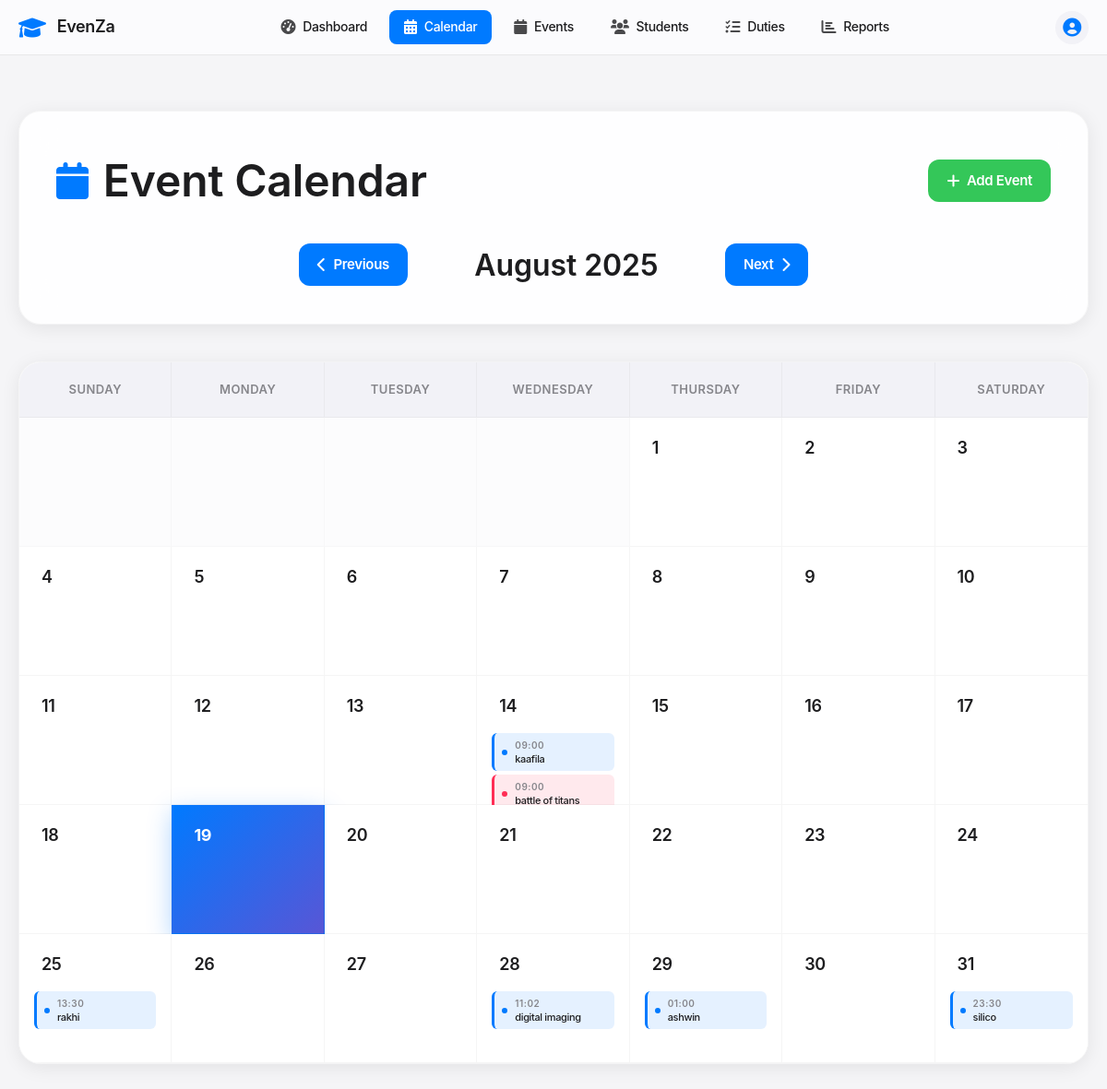
/calendar, run on an earlier commit of the app's database.
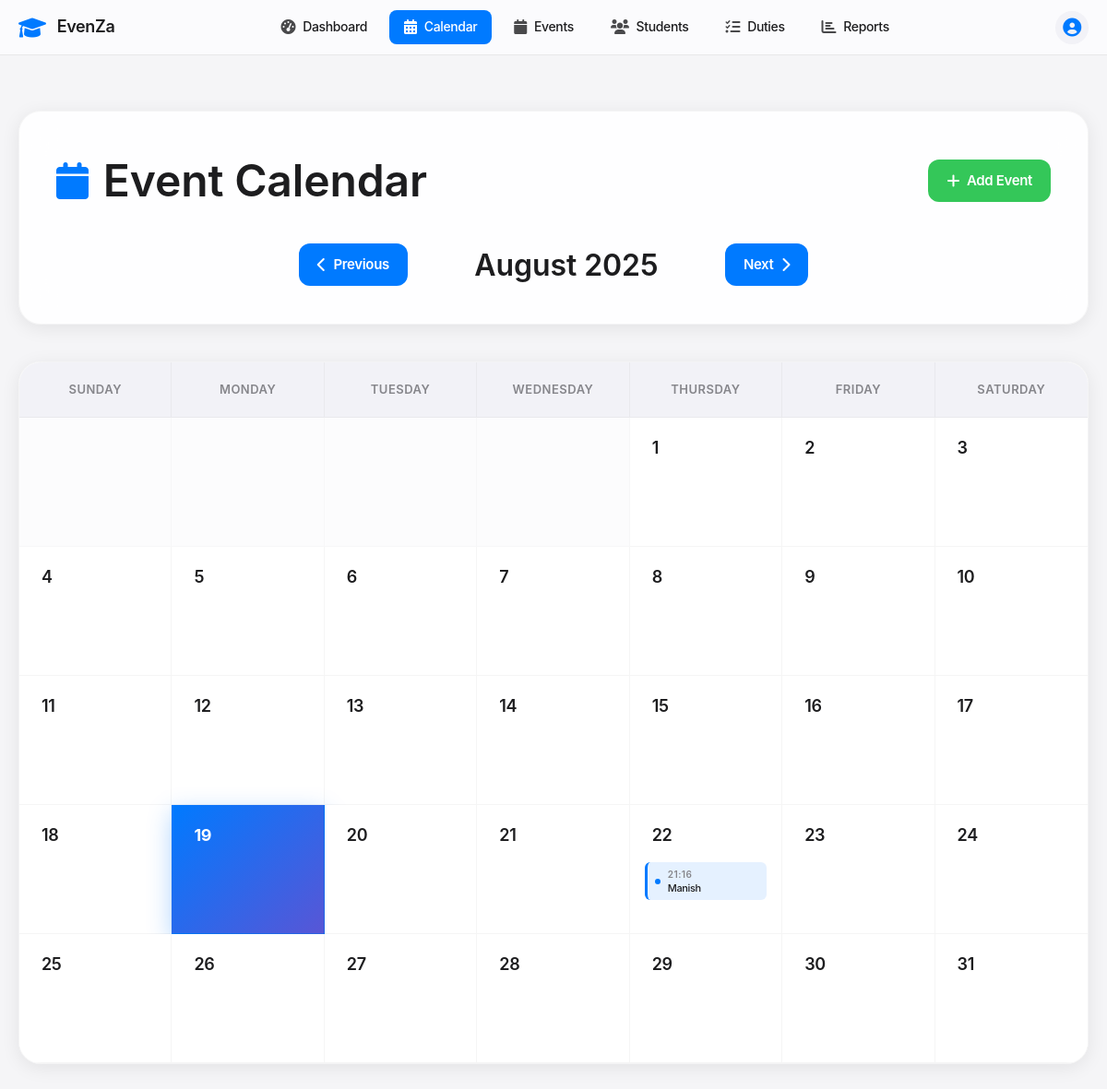
And on a later commit of the database.
### tables this page shows
CREATE TABLE events (
            id INTEGER PRIMARY KEY AUTOINCREMENT,
            name TEXT NOT NULL,
            type TEXT NOT NULL,
            event_date DATE NOT NULL,
            start_time TIME NOT NULL,
            end_time TIME NOT NULL,
            venue TEXT NOT NULL,
            description TEXT,
            host_school TEXT NOT NULL,
            participating_schools TEXT,
            status TEXT DEFAULT 'upcoming',
            created_at TIMESTAMP DEFAULT CURRENT_TIMESTAMP
        );

### app.py (the view)
@app.route('/calendar')
def calendar_view():
    year = int(request.args.get('year', datetime.now().year))
    month = int(request.args.get('month', datetime.now().month))
    calendar_data = get_calendar_data(year, month)
    return render_template('calendar.html', **calendar_data)

### app.py (called while the page is built)
def get_db_connection():
    conn = sqlite3.connect('events.db')
    conn.row_factory = sqlite3.Row
    return conn

### templates/calendar.html (shortened to what this page needs)
<!DOCTYPE html>
<html lang="en">
<head>
    <link href="https://cdnjs.cloudflare.com/ajax/libs/font-awesome/6.0.0/css/all.min.css" rel="stylesheet">
</head>
<body>
    <nav class="apple-nav">
        <div class="nav-container">
            <div class="nav-brand">
                <i class="fas fa-graduation-cap"></i>
                <span>EvenZa</span>
            </div>
            <div class="nav-menu">
                <a href="{{ url_for('dashboard') }}" class="nav-link ">
                    <i class="fas fa-tachometer-alt"></i>
                    <span>Dashboard</span>
                </a>
                <a href="{{ url_for('calendar_view') }}" class="nav-link active">
                    <i class="fas fa-calendar-alt"></i>
                    <span>Calendar</span>
                </a>
                <a href="{{ url_for('events') }}" class="nav-link">
                    <i class="fas fa-calendar"></i>
                    <span>Events</span>
                </a>
                <a href="{{ url_for('participants') }}" class="nav-link">
                    <i class="fas fa-users"></i>
                    <span>Students</span>
                </a>
                <a href="{{ url_for('duties') }}" class="nav-link">
                    <i class="fas fa-tasks"></i>
                    <span>Duties</span>
                </a>
                <a href="{{ url_for('reports') }}" class="nav-link">
                    <i class="fas fa-chart-bar"></i>
                    <span>Reports</span>
                </a>
            </div>
            <div class="nav-user">
                <div class="user-avatar">
                    <i class="fas fa-user-circle"></i>
                </div>
            </div>
        </div>
    </nav>
    <div class="calendar-container">
        <div class="container">
            <div class="calendar-header fade-in">
                <div class="header-content">
                    <h1 class="main-title">
                        <i class="fas fa-calendar calendar-icon"></i>
                        Event Calendar
                    </h1>
                    <div class="calendar-actions">
                        <a href="{{ url_for('add_calendar_event') }}" class="btn-primary">
                            <i class="fas fa-plus"></i>
                            Add Event
                        </a>
                    </div>
                </div>
                <div class="calendar-navigation">
                    <a href="{{ url_for('calendar_view', year=prev_year, month=prev_month) }}" class="nav-btn">
                        <i class="fas fa-chevron-left"></i>
                        Previous
                    </a>
                    <h2 class="current-month">{{ month_name }} {{ year }}</h2>
                    <a href="{{ url_for('calendar_view', year=next_year, month=next_month) }}" class="nav-btn">
                        Next
                        <i class="fas fa-chevron-right"></i>
                    </a>
                </div>
            </div>
            <div class="calendar-wrapper fade-in">
                <div class="calendar-grid">
                    <div class="calendar-weekdays">
                        <div class="weekday">Sunday</div>
                        <div class="weekday">Monday</div>
                        <div class="weekday">Tuesday</div>
                        <div class="weekday">Wednesday</div>
                        <div class="weekday">Thursday</div>
                        <div class="weekday">Friday</div>
                        <div class="weekday">Saturday</div>
                    </div>
                    <div class="calendar-days">
                        {% for week in calendar %}
                            {% for day in week %}
                                {% if day != 0 %}
                                    <div class="calendar-day {% if day == datetime.now().day and month == datetime.now().month and year == datetime.now().year %}today{% endif %}">
                                        <div class="day-header">
                                            <div class="day-number">
                                                <a href="{{ url_for('day_events', year=year, month=month, day=day) }}">{{ day }}</a>
                                            </div>
                                        </div>
                                        <div class="day-events">
                                            {% set day_str = year ~ '-' ~ (month|string).zfill(2) ~ '-' ~ (day|string).zfill(2) %}
                                            {% if events_by_date.get(day_str) %}
                                                {% for event in events_by_date[day_str][:3] %}
                                                    <div class="event-item event-type-{{ loop.index0 % 4 }}">
                                                        <div class="event-indicator"></div>
                                                        <div class="event-content">
                                                            <span class="event-time">{{ event.start_time[:5] }}</span>
                                                            <span class="event-name">{{ event.name[:16] }}{% if event.name|length > 16 %}...{% endif %}</span>
                                                        </div>
                                                    </div>
                                                {% endfor %}
                                            {% endif %}
                                        </div>
                                    </div>
                                {% else %}
                                    <div class="calendar-day empty"></div>
                                {% endif %}
                            {% endfor %}
                        {% endfor %}
                    </div>
                </div>
            </div>
        </div>
    </div>
</body>
</html>

What changed in the data, as far as the page shows it:
removed events: start_time "09:00", name "kaafila", shown under "14"
removed events: start_time "09:00", name "battle of titans", shown under "14"
removed events: start_time "13:30", name "rakhi", shown under "25"
removed events: start_time "11:02", name "digital imaging", shown under "28"
removed events: start_time "01:00", name "ashwin", shown under "29"
removed events: start_time "23:30", name "silico", shown under "31"
added events: start_time "21:16", name "Manish", shown under "22"
